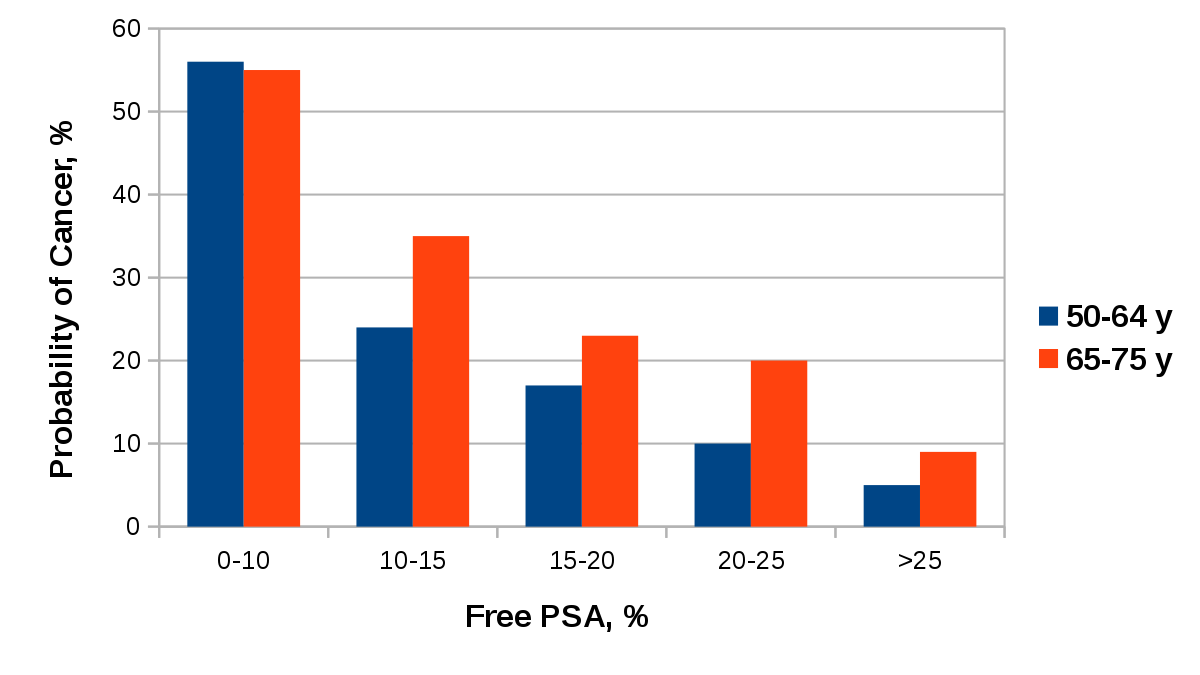
#> input picture webapp/webapp/core/maincode/test.png, 1200 x 675 px
$ python bar_extracter.py
#> lines starting #> are read from the running program, lines starting #| are printed output that depends on the picture; after the words box and inside, x2 and y2 are one past the last pixel; in counts of white or black regions, pixels touching at a corner belong together
import cv2
import numpy as np
import matplotlib.pyplot as plt


def obtainbars(img):
    """
    Pass a gray scaled image as input to obtain only the bars
    """


    # Thresholding the image
    (thresh, img_bin) = cv2.threshold(img, 240, 255,0)
    # Invert the image
    img_bin = 255-img_bin

    # Defining a kernel length
    kernel_length = np.array(img).shape[1]//80

    # A horizontal kernel of (kernel_length X 1), which will help to detect all the horizontal line from the image.
    hori_kernel = cv2.getStructuringElement(cv2.MORPH_RECT, (kernel_length, 10))

    # A kernel of (3 X 3) ones.
    kernel = cv2.getStructuringElement(cv2.MORPH_RECT, (3, 3))


    # Morphological operation to detect horizontal lines from an image
    img_temp2 = cv2.erode(img_bin, hori_kernel, iterations=3)
    horizontal_lines_img = cv2.dilate(img_temp2, hori_kernel, iterations=3)
    horizontal_lines_img = 255-horizontal_lines_img

    return horizontal_lines_img

if __name__=="__main__":
    # Read the image
    # img = cv2.imread('1.png', 0)
    img=cv2.imread('test.png',0)
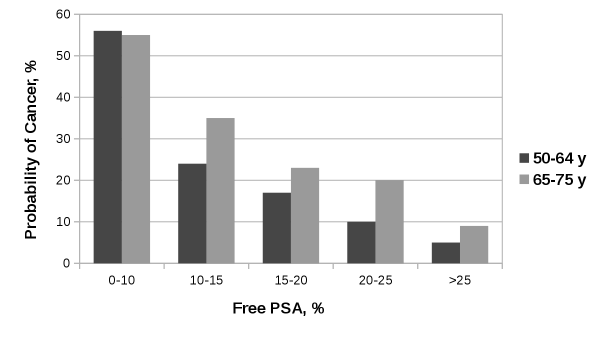
#> img: shape (675, 1200) (shown at 1/2 size); min 0, max 255, mean 230.7
    horizontal_lines_img=obtainbars(img)
#> in obtainbars, `(thresh, img_bin) = cv2.threshold(img, 240, 255,0)`:
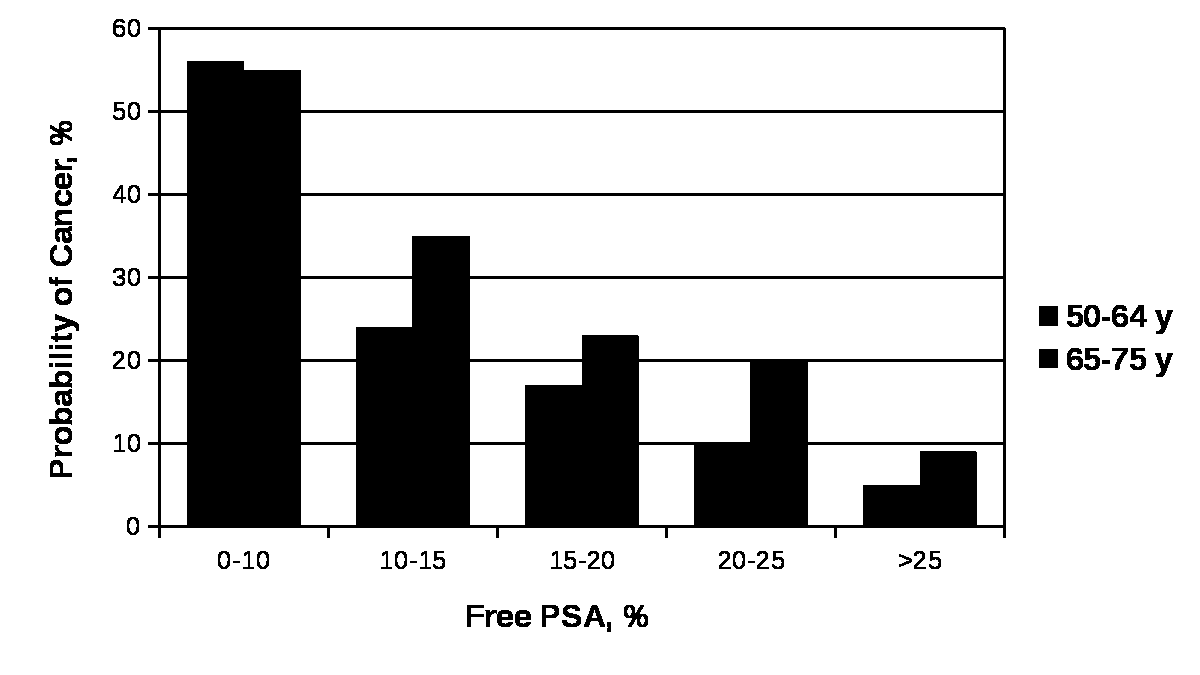
#> img_bin: shape (675, 1200); 81.7% white; 81 black regions (6 under 20 px), largest, box (x1, y1, x2, y2) and area: (148, 27, 1006, 538) 137295, (1039, 306, 1058, 326) 380, (1039, 349, 1058, 368) 361
#> in obtainbars, `img_temp2 = cv2.erode(img_bin, hori_kernel, iterations=3)`:
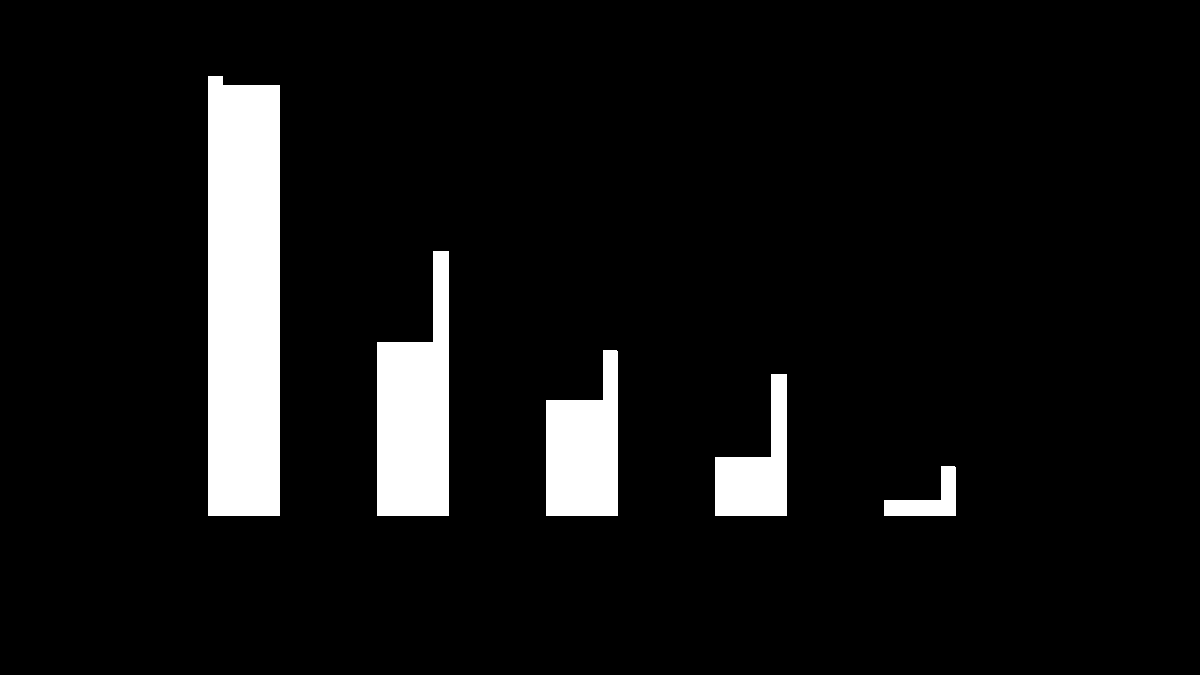
#> img_temp2: shape (675, 1200); 7.6% white; 5 white regions, box (x1, y1, x2, y2) and area: (208, 76, 280, 516) 31167, (377, 251, 449, 516) 13984, (546, 350, 618, 516) 9101, (715, 374, 787, 516) 5576, (884, 466, 956, 516) 1661
#> in obtainbars, `horizontal_lines_img = cv2.dilate(img_temp2, hori_kernel, iterations=3)`:
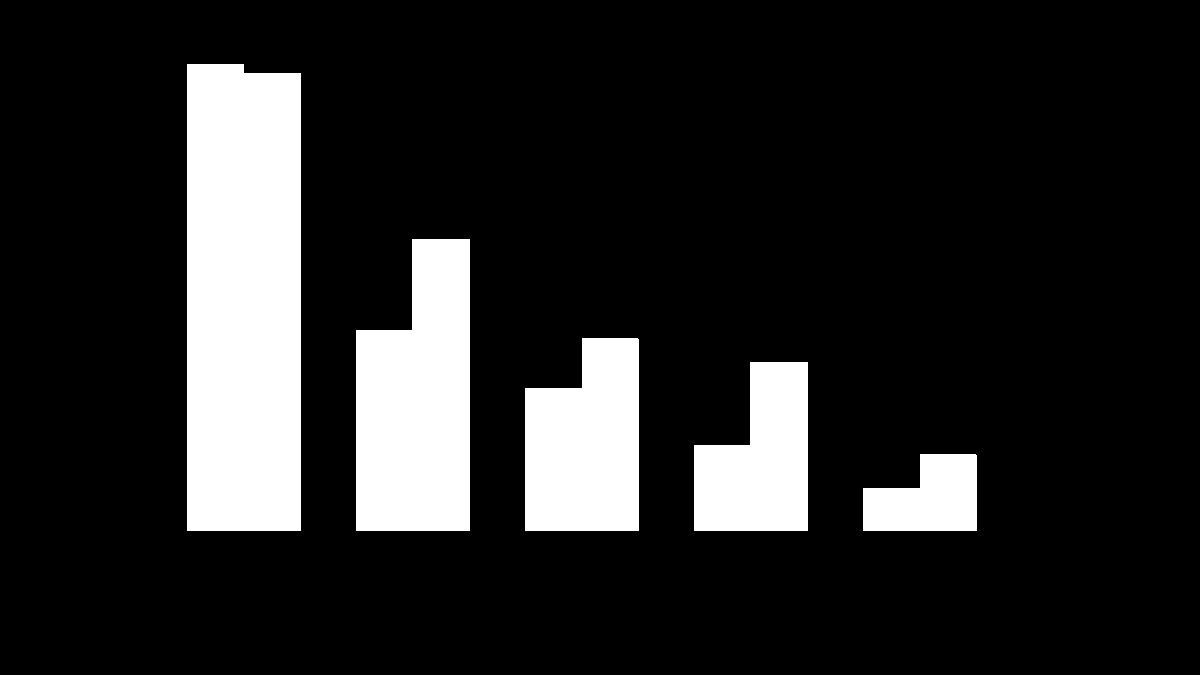
#> horizontal_lines_img: shape (675, 1200); 15% white; 5 white regions, box (x1, y1, x2, y2) and area: (187, 64, 301, 531) 52725, (356, 239, 470, 531) 28192, (525, 338, 639, 531) 19151, (694, 362, 808, 531) 14618, (863, 454, 977, 531) 6839
    # cv2.imwrite("test.png",horizontal_lines_img)
    plt.imshow(horizontal_lines_img,cmap="gray")
    plt.show()

$ run again, with 1.png copied over webapp/webapp/core/maincode/test.png
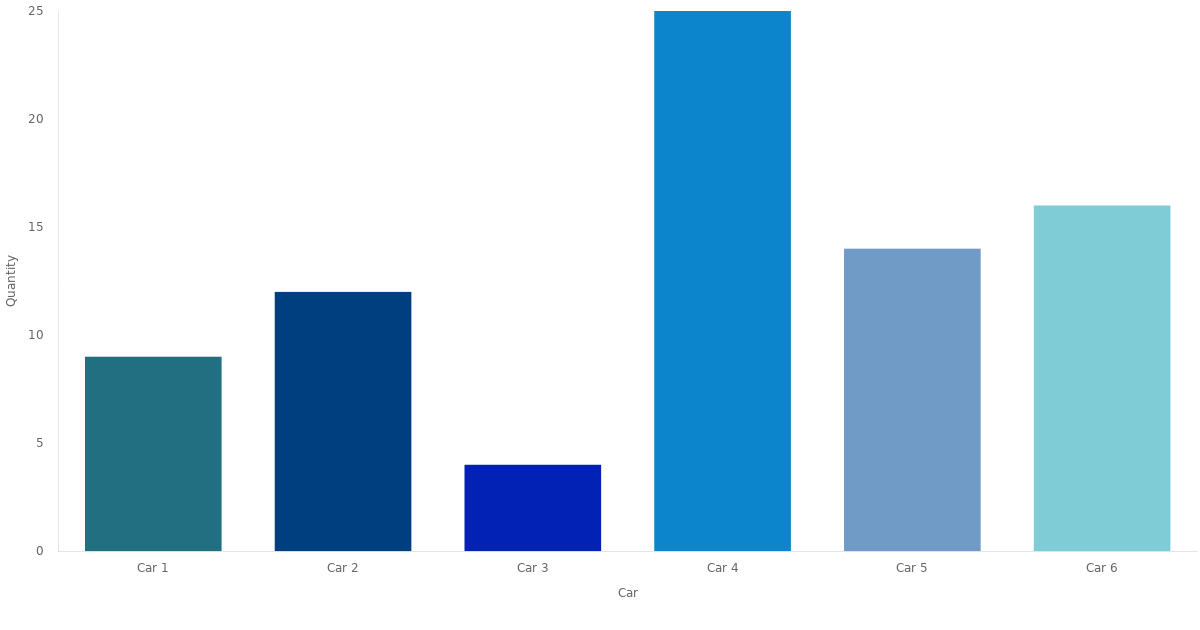
#> input picture 1.png, 1200 x 630 px
#> in obtainbars, `(thresh, img_bin) = cv2.threshold(img, 240, 255,0)`:
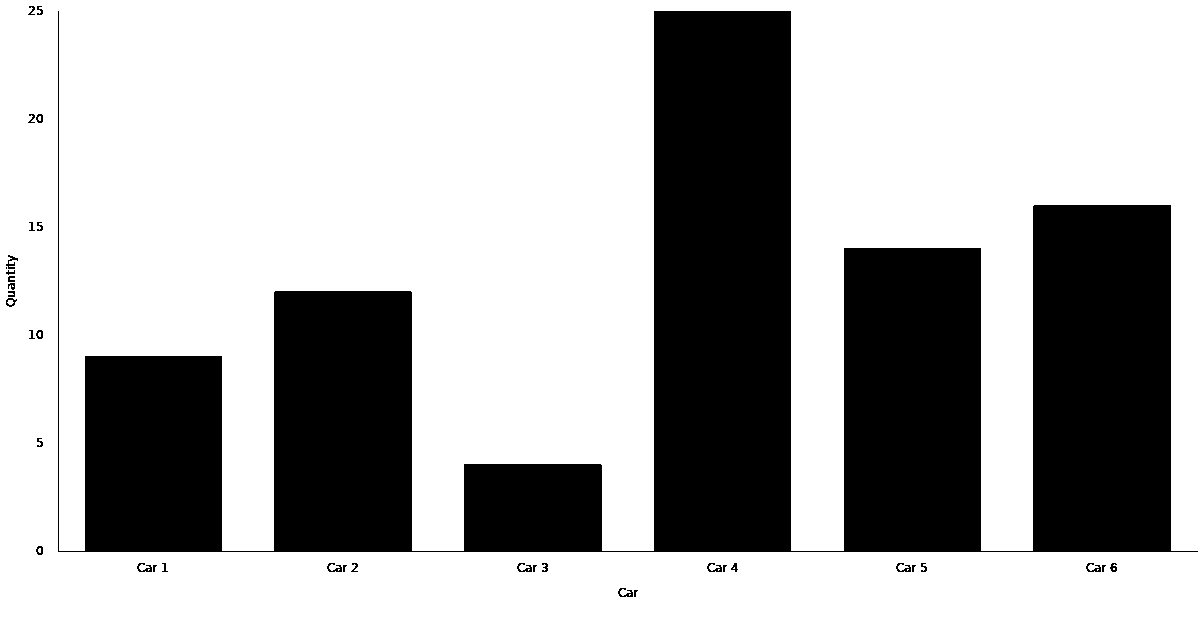
#> img_bin: shape (630, 1200); 68.1% white; 38 black regions (8 under 20 px), largest, box (x1, y1, x2, y2) and area: (58, 11, 1198, 552) 239516, (6, 255, 18, 269) 69, (137, 563, 152, 572) 64
#> img_temp2: shape (630, 1200); 19.9% white; 6 white regions, box (x1, y1, x2, y2) and area: (675, 26, 770, 540) 48830, (1054, 220, 1150, 540) 30719, (865, 263, 960, 540) 26315, (295, 306, 391, 540) 22462, (106, 371, 201, 540) 16055, (485, 479, 581, 540) 5855
#> in obtainbars, `horizontal_lines_img = cv2.dilate(img_temp2, hori_kernel, iterations=3)`:
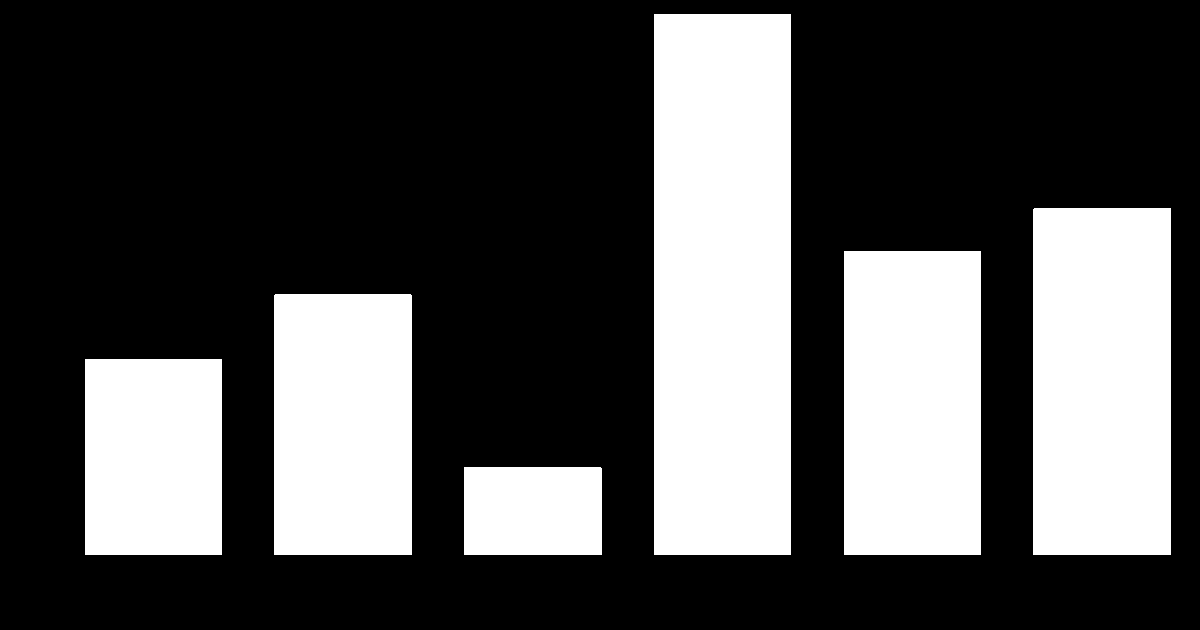
#> horizontal_lines_img: shape (630, 1200); 31.6% white; 6 white regions, box (x1, y1, x2, y2) and area: (654, 14, 791, 555) 74117, (1033, 208, 1171, 555) 47885, (844, 251, 981, 555) 41648, (274, 294, 412, 555) 36016, (85, 359, 222, 555) 26852, (464, 467, 602, 555) 12143

$ run again, with webapp/webapp/core/maincode/image1.png copied over webapp/webapp/core/maincode/test.png
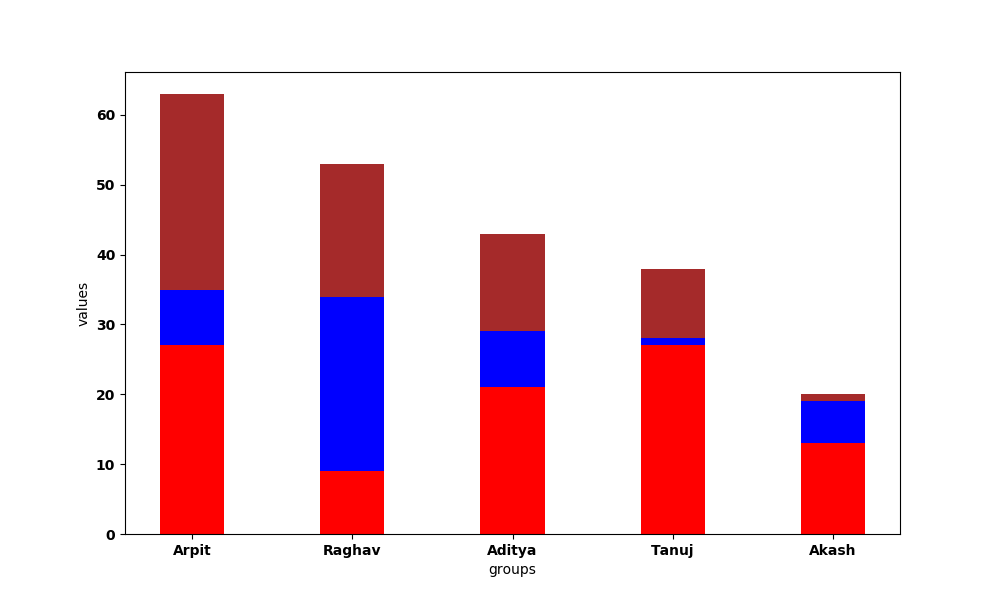
#> input picture webapp/webapp/core/maincode/image1.png, 1000 x 600 px
#> in obtainbars, `(thresh, img_bin) = cv2.threshold(img, 240, 255,0)`:
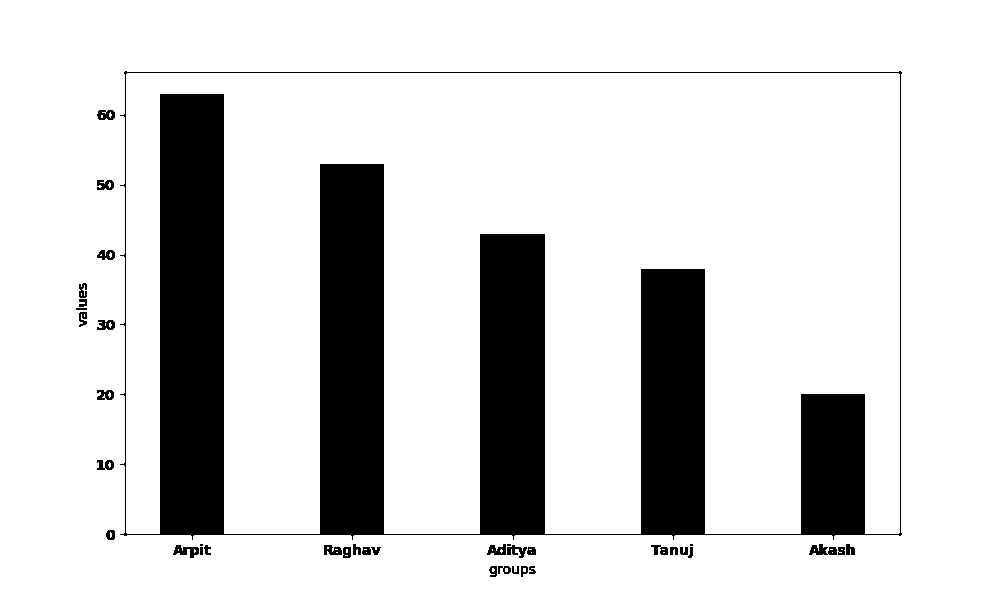
#> img_bin: shape (600, 1000); 82.9% white; 38 black regions (3 under 20 px), largest, box (x1, y1, x2, y2) and area: (120, 71, 902, 540) 99836, (809, 544, 837, 555) 199, (173, 545, 199, 558) 181
#> img_temp2: shape (600, 1000); 7.2% white; 5 white regions, box (x1, y1, x2, y2) and area: (178, 109, 209, 523) 12834, (338, 179, 369, 523) 10664, (498, 249, 530, 523) 8768, (659, 284, 690, 523) 7409, (819, 409, 850, 523) 3534
#> in obtainbars, `horizontal_lines_img = cv2.dilate(img_temp2, hori_kernel, iterations=3)`:
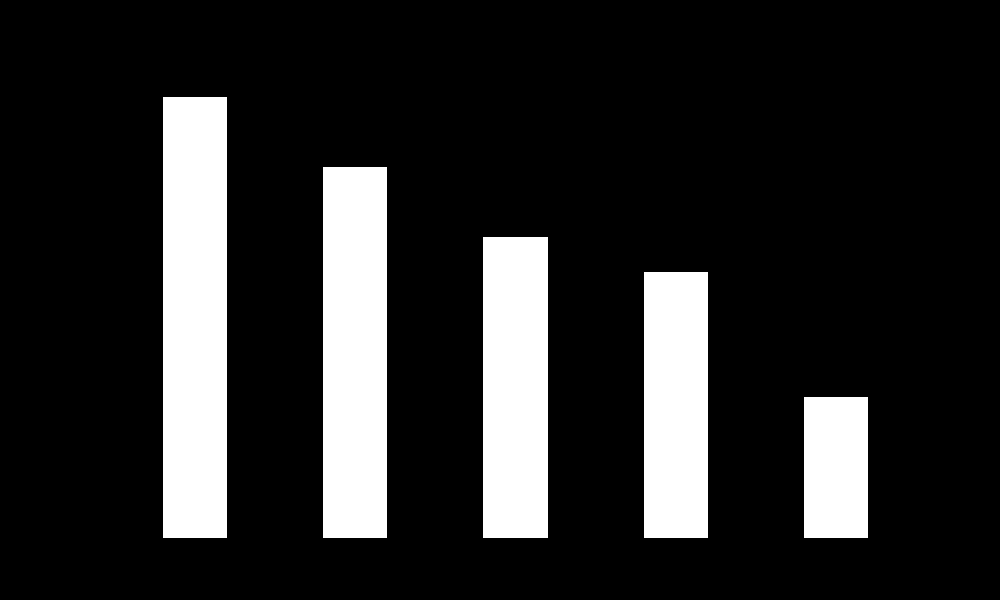
#> horizontal_lines_img: shape (600, 1000); 16.3% white; 5 white regions, box (x1, y1, x2, y2) and area: (163, 97, 227, 538) 28224, (323, 167, 387, 538) 23744, (483, 237, 548, 538) 19565, (644, 272, 708, 538) 17024, (804, 397, 868, 538) 9024
